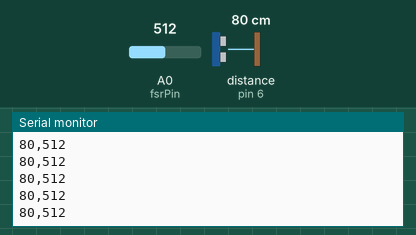
The sketch below on a simulated Arduino Uno, built with avr-gcc and run on an emulated ATmega328P. Shown: the last lines printed to the serial monitor. Wiring (inferred from the names in the program): ultrasonic range finder: trigger pin 7; echo pin 6. The inputs (shaded band) are chosen by the test bench; at power-on: distance to the obstacle (sensor on pin 6) 80 cm, A0 (fsrPin) = 512. The echo pulse lasts 58.3 µs per cm.

Above: at 1.2 s.
1.3 s: distance to the obstacle (sensor on pin 6) set to 2 cm
At 1.38 s:
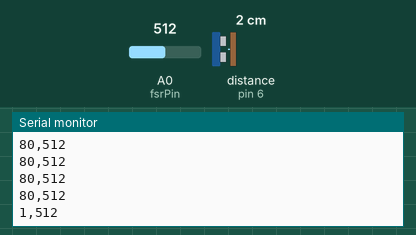
2.8 s: A0 (fsrPin) set to 716
At 2.89 s:
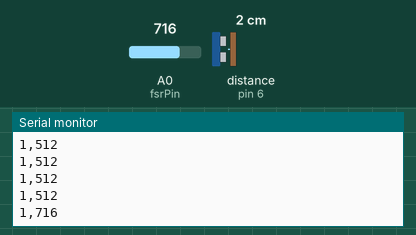
4.3 s: distance to the obstacle (sensor on pin 6) set to 4 cm
At 4.31 s:
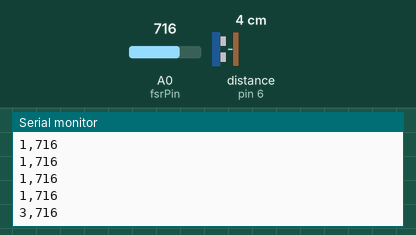
5.8 s: A0 (fsrPin) set to 900
At 5.82 s:
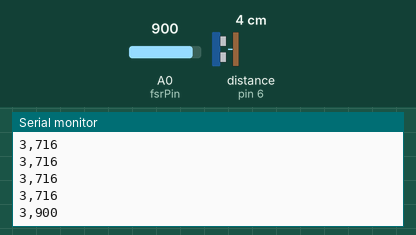
Timing chart, 0 to 8.3 s (numbered marks = the images above; inputs shaded):
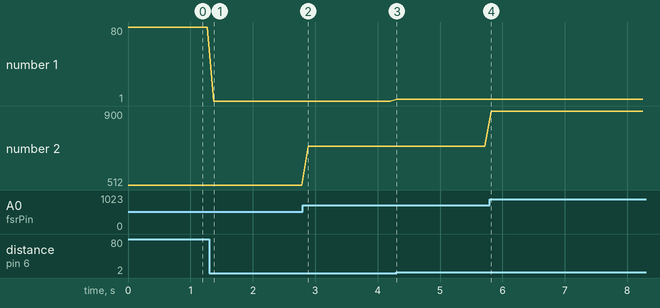

The sketch:

press_utrasonic.ino
```cpp
const int pingPin = 7; // Trigger Pin of Ultrasonic Sensor
const int echoPin = 6; // Echo Pin of Ultrasonic Sensor

int fsrPin = 0;     // the FSR and 10K pulldown are connected to a0
int fsrReading;     // the analog reading from the FSR resistor divider

void setup() {
  // put your setup code here, to run once:
  Serial.begin(9600);
}

void loop() {
   long duration, inches, cm;
   pinMode(pingPin, OUTPUT);
   digitalWrite(pingPin, LOW);
   delayMicroseconds(2);
   digitalWrite(pingPin, HIGH);
   delayMicroseconds(10);
   digitalWrite(pingPin, LOW);
   pinMode(echoPin, INPUT);
   duration = pulseIn(echoPin, HIGH);
   inches = microsecondsToInches(duration);
   cm = microsecondsToCentimeters(duration);

   fsrReading = analogRead(fsrPin);
  Serial.print(cm);
  Serial.print(",");
  Serial.println(fsrReading);     // the raw analog reading


   delay(100);
}

long microsecondsToInches(long microseconds) {
   return microseconds / 74 / 2;
}

long microsecondsToCentimeters(long microseconds) {
   return microseconds / 29 / 2;
}
```

Measured:
- after the input at 1.3 s, the serial monitor: prints a new line after 0.07 s (image 1)
- after the input at 2.8 s, the serial monitor: prints a new line after 0.09 s (image 2)
- after the input at 4.3 s, the serial monitor: prints a new line at once (image 3)
- after the input at 5.8 s, the serial monitor: prints a new line at once (image 4)
- plotted number 1: 80 → 1 after the input at 1.3 s, 1 → 3 after the input at 4.3 s
- plotted number 2: 512 → 716 after the input at 2.8 s, 716 → 900 after the input at 5.8 s
